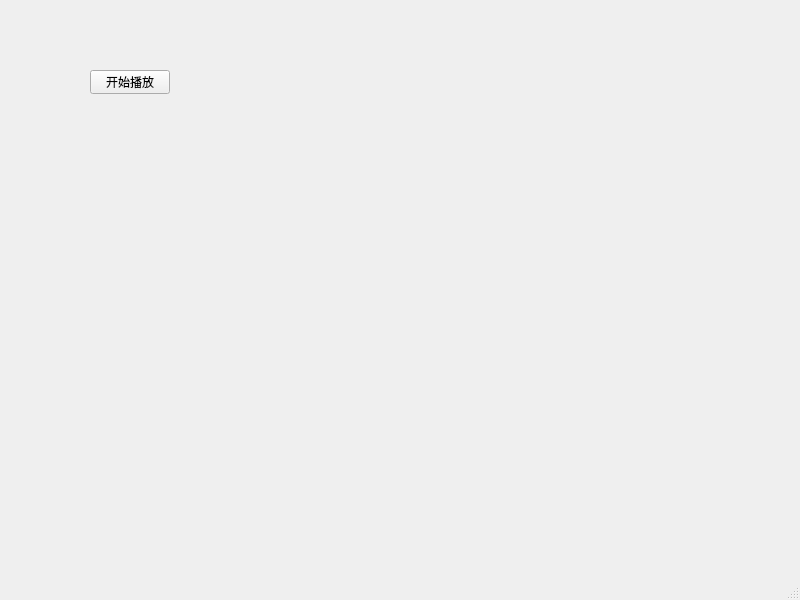
<?xml version="1.0" encoding="UTF-8"?>
<ui version="4.0">
 <class>MainWindow</class>
 <widget class="QMainWindow" name="MainWindow">
  <property name="geometry">
   <rect>
    <x>0</x>
    <y>0</y>
    <width>800</width>
    <height>600</height>
   </rect>
  </property>
  <property name="windowTitle">
   <string>MainWindow</string>
  </property>
  <widget class="QWidget" name="centralwidget">
   <widget class="QPushButton" name="playButton">
    <property name="geometry">
     <rect>
      <x>90</x>
      <y>70</y>
      <width>80</width>
      <height>24</height>
     </rect>
    </property>
    <property name="text">
     <string>开始播放</string>
    </property>
   </widget>
  </widget>
  <widget class="QMenuBar" name="menubar">
   <property name="geometry">
    <rect>
     <x>0</x>
     <y>0</y>
     <width>800</width>
     <height>24</height>
    </rect>
   </property>
  </widget>
  <widget class="QStatusBar" name="statusbar"/>
 </widget>
 <resources/>
 <connections/>
</ui>
